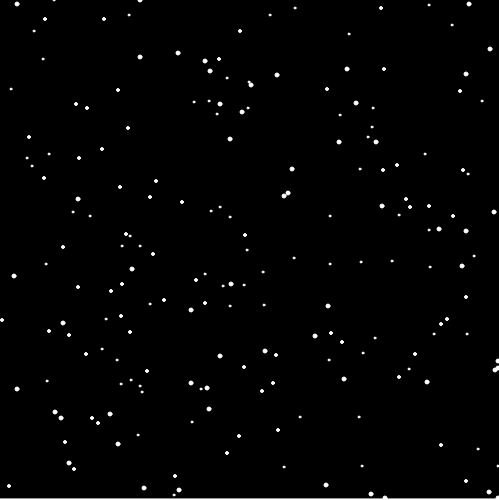
Frame 1 (no input)
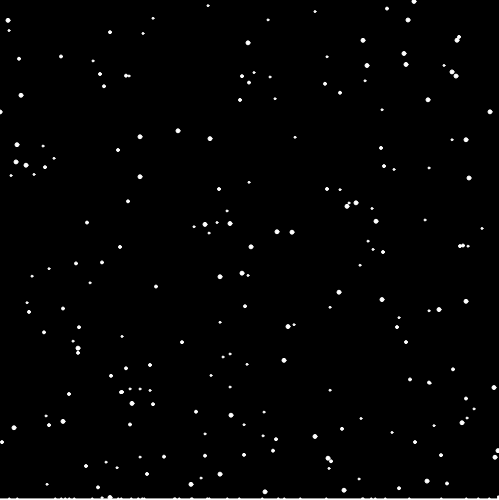
Frame 60 (no input)
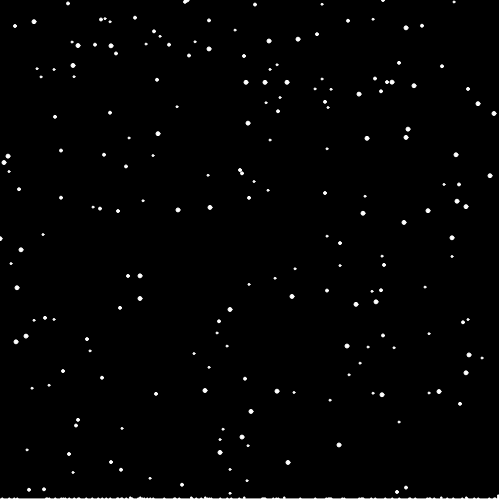
Frame 120 (the mouse pressed at the canvas centre since frame 60)

The p5.js sketch that drew these frames (run headless with seeded random() and noise() and a simulated clock; from frame 60 on, the mouse is pressed at the canvas centre):

// p5.js sketch
// ── sketch.js
const size = 500; // size of display
const numFlakes = 200;
let snowPile = new Array(size); // keeps track of the height of snow piles

// stores the color value fo each collumn of snow
let snowPileColorR = new Array(size);
let snowPileColorG = new Array(size);
let snowPileColorB = new Array(size);
let snowIncrease = 1; // the amount that 1 snowflake will increase the height of a pile
const colorMode = false; // enables color

// parallel arrays representing the position, motion, color, and size of the snow flakes
let flakeX = new Array(numFlakes);
let flakeY = new Array(numFlakes);
let flakeXSpeed = new Array(numFlakes);
let flakeYSpeed = new Array(numFlakes);
let flakeSize = new Array(numFlakes);
let flakeColorR = new Array(numFlakes);
let flakeColorG = new Array(numFlakes);
let flakeColorB = new Array(numFlakes);
let xSpeed = 0; // how much each flake will move left or right
let timer = 0; // used to prevent one button press leading to more  than one input
let smudge = 10; // determines how smooth the snow piles will be

function setup() {
  createCanvas(size - 1, size);

  // sets up piles across the screen with heights of 0
  for (i = 0; i < snowPile.length; i++) {
    snowPile[i] = 1;
    snowPileColorR[i] = 255;
    snowPileColorG[i] = 255;
    snowPileColorB[i] = 255;
  }

  // determines the random atributes of the flakes
  for (i = 0; i < numFlakes; i++) {
    flakeX[i] = int(random(0, size - 1));
    flakeY[i] = int(random(0, size - 1));
    flakeXSpeed[i] = int(random(0, 2));
    flakeYSpeed[i] = random(1, 3);
    flakeSize[i] = int(random(2, 5));
    flakeColorR[i] = int(random(0, 256));
    flakeColorG[i] = int(random(0, 256));
    flakeColorB[i] = int(random(0, 256));
  }
}

function draw() {
  timer++;
  background(0); // black
  fill(255); // white
  stroke(255); // white

  // creates a rectangle for each snow pile and makes sure the overall shape is ~smooth
  for (i = 0; i < snowPile.length; i++) {
    fill(255);
    stroke(255);
    if (colorMode) {
      fill(snowPileColorR[i], snowPileColorG[i], snowPileColorB[i]);
      stroke(snowPileColorR[i], snowPileColorG[i], snowPileColorB[i]);
    }
    rect(i, size - snowPile[i], 1, snowPile[i]);
    if (!(i == 0 || i == size)) {
      if (snowPile[i] > snowPile[i - 1] + smudge) {
        snowPile[i - 1] += smudge;
      }
      if (snowPile[i] > snowPile[i + 1] + smudge) {
        snowPile[i + 1] += smudge;
      }
    }

    // resets the screen if the snow reaches the top
    if (snowPile[i] >= size) {
      for (j = 0; j < snowPile.length; j++) {
        snowPile[j] = 0;
      }
    }
  }

  // creates a left 'wind' when left arrow is pressed
  if (keyIsDown(LEFT_ARROW) && timer > 20) {
    xSpeed -= 1;
    timer = 0;
  }

  // creates a right 'wind' when right arrow is pressed
  if (keyIsDown(RIGHT_ARROW) && timer > 20) {
    xSpeed += 1;
    timer = 0;
  }

  // moves and redraws the snowflakes
  for (i = 0; i < numFlakes; i++) {
    if (colorMode) {
      fill(flakeColorR[i], flakeColorG[i], flakeColorB[i]);
      stroke(flakeColorR[i], flakeColorG[i], flakeColorB[i]);
    }
    circle(flakeX[i], flakeY[i], flakeSize[i]);
    flakeX[i] += xSpeed * flakeXSpeed[i];
    flakeY[i] += flakeYSpeed[i];

    // if the flake is off the screen to the right or left, it gets reset to the top
    if (flakeX[i] > size || flakeX[i] < 0) {
      flakeY[i] = 0;
      flakeX[i] = int(random(0, size - 1));
    }

    // if the flake hits a snow pile at the bottom, it will grow the snow pile and reset the flake
    if (flakeY[i] > size - snowPile[flakeX[i]]) {
      snowPile[flakeX[i]] += snowIncrease;
      snowPileColorR[flakeX[i]] = flakeColorR[i];
      snowPileColorG[flakeX[i]] = flakeColorG[i];
      snowPileColorB[flakeX[i]] = flakeColorB[i];
      flakeY[i] = 0;
      flakeX[i] = int(random(0, size - 1));
    }
  }
}
